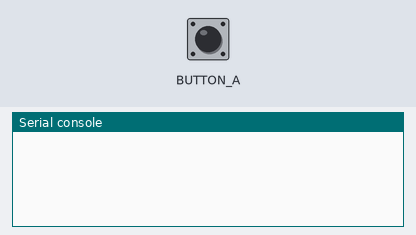
Bench run of a program on a simulated Circuit Playground running CircuitPython. On the bench: the last lines printed to the serial console. The inputs (shaded band) are chosen by the test bench.

Above: at 1.2 s.
1.3 s: button A pressed for 0.15 s
At 1.43 s:
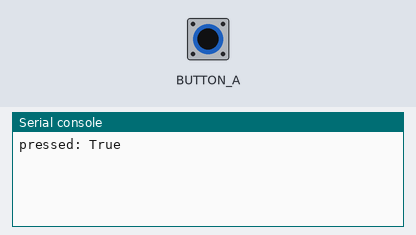
At 2.2 s:
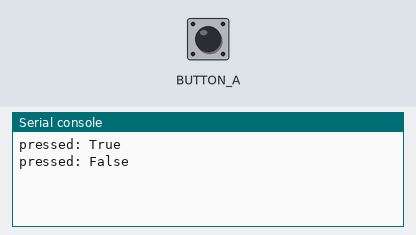

The program:

04_button_state_change.py
```python
from adafruit_circuitplayground.express import cpx


def button_change(pressed):
    print('pressed:', pressed)


last = cpx.button_a
while True:
    if cpx.button_a != last:
        button_change(cpx.button_a)
        last = cpx.button_a
```

Measured:
- after the input at 1.3 s, the serial console: prints a new line at once (image 1)
